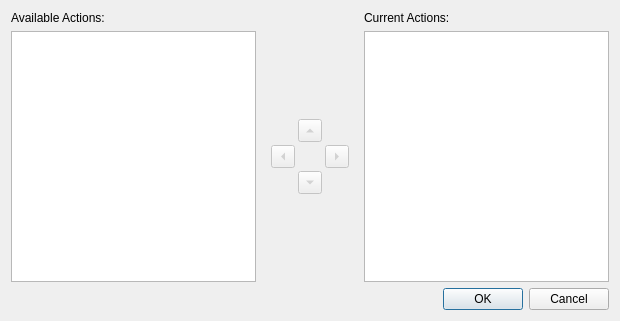
<?xml version="1.0" encoding="UTF-8"?>
<ui version="4.0">
 <class>DialogActions</class>
 <widget class="QDialog" name="DialogActions">
  <property name="geometry">
   <rect>
    <x>0</x>
    <y>0</y>
    <width>620</width>
    <height>321</height>
   </rect>
  </property>
  <property name="windowTitle">
   <string>Configure Toolbar</string>
  </property>
  <layout class="QGridLayout" name="gridLayout_2">
   <item row="0" column="0">
    <widget class="QLabel" name="label">
     <property name="text">
      <string>Available Actions:</string>
     </property>
    </widget>
   </item>
   <item row="0" column="4">
    <widget class="QLabel" name="label_2">
     <property name="text">
      <string>Current Actions:</string>
     </property>
    </widget>
   </item>
   <item row="1" column="2">
    <widget class="QWidget" name="widget" native="true">
     <property name="sizePolicy">
      <sizepolicy hsizetype="Fixed" vsizetype="Fixed">
       <horstretch>0</horstretch>
       <verstretch>0</verstretch>
      </sizepolicy>
     </property>
     <layout class="QGridLayout" name="gridLayout">
      <property name="leftMargin">
       <number>3</number>
      </property>
      <property name="topMargin">
       <number>3</number>
      </property>
      <property name="rightMargin">
       <number>3</number>
      </property>
      <property name="bottomMargin">
       <number>3</number>
      </property>
      <property name="spacing">
       <number>3</number>
      </property>
      <item row="0" column="1">
       <widget class="QToolButton" name="toolButtonUp">
        <property name="enabled">
         <bool>false</bool>
        </property>
        <property name="toolTip">
         <string>Up</string>
        </property>
        <property name="text">
         <string>Up</string>
        </property>
        <property name="arrowType">
         <enum>Qt::UpArrow</enum>
        </property>
       </widget>
      </item>
      <item row="1" column="0">
       <widget class="QToolButton" name="toolButtonRemove">
        <property name="enabled">
         <bool>false</bool>
        </property>
        <property name="toolTip">
         <string>Delete</string>
        </property>
        <property name="text">
         <string>Delete</string>
        </property>
        <property name="arrowType">
         <enum>Qt::LeftArrow</enum>
        </property>
       </widget>
      </item>
      <item row="1" column="2">
       <widget class="QToolButton" name="toolButtonAdd">
        <property name="enabled">
         <bool>false</bool>
        </property>
        <property name="toolTip">
         <string>Add</string>
        </property>
        <property name="text">
         <string>Add</string>
        </property>
        <property name="arrowType">
         <enum>Qt::RightArrow</enum>
        </property>
       </widget>
      </item>
      <item row="2" column="1">
       <widget class="QToolButton" name="toolButtonDown">
        <property name="enabled">
         <bool>false</bool>
        </property>
        <property name="toolTip">
         <string>Down</string>
        </property>
        <property name="text">
         <string>Down</string>
        </property>
        <property name="arrowType">
         <enum>Qt::DownArrow</enum>
        </property>
       </widget>
      </item>
     </layout>
    </widget>
   </item>
   <item row="2" column="0" colspan="5">
    <widget class="QDialogButtonBox" name="buttonBox">
     <property name="orientation">
      <enum>Qt::Horizontal</enum>
     </property>
     <property name="standardButtons">
      <set>QDialogButtonBox::Cancel|QDialogButtonBox::Ok</set>
     </property>
    </widget>
   </item>
   <item row="1" column="4">
    <widget class="QListWidget" name="treeWidgetDest">
     <property name="dragDropMode">
      <enum>QAbstractItemView::DragDrop</enum>
     </property>
     <property name="defaultDropAction">
      <enum>Qt::MoveAction</enum>
     </property>
     <property name="alternatingRowColors">
      <bool>true</bool>
     </property>
     <property name="iconSize">
      <size>
       <width>22</width>
       <height>22</height>
      </size>
     </property>
    </widget>
   </item>
   <item row="1" column="0">
    <widget class="QListWidget" name="treeWidgetOrig">
     <property name="dragDropMode">
      <enum>QAbstractItemView::DragDrop</enum>
     </property>
     <property name="defaultDropAction">
      <enum>Qt::MoveAction</enum>
     </property>
     <property name="alternatingRowColors">
      <bool>true</bool>
     </property>
     <property name="iconSize">
      <size>
       <width>22</width>
       <height>22</height>
      </size>
     </property>
    </widget>
   </item>
  </layout>
 </widget>
 <resources/>
 <connections>
  <connection>
   <sender>buttonBox</sender>
   <signal>accepted()</signal>
   <receiver>DialogActions</receiver>
   <slot>accept()</slot>
   <hints>
    <hint type="sourcelabel">
     <x>257</x>
     <y>314</y>
    </hint>
    <hint type="destinationlabel">
     <x>157</x>
     <y>274</y>
    </hint>
   </hints>
  </connection>
  <connection>
   <sender>buttonBox</sender>
   <signal>rejected()</signal>
   <receiver>DialogActions</receiver>
   <slot>reject()</slot>
   <hints>
    <hint type="sourcelabel">
     <x>325</x>
     <y>314</y>
    </hint>
    <hint type="destinationlabel">
     <x>286</x>
     <y>274</y>
    </hint>
   </hints>
  </connection>
 </connections>
</ui>
